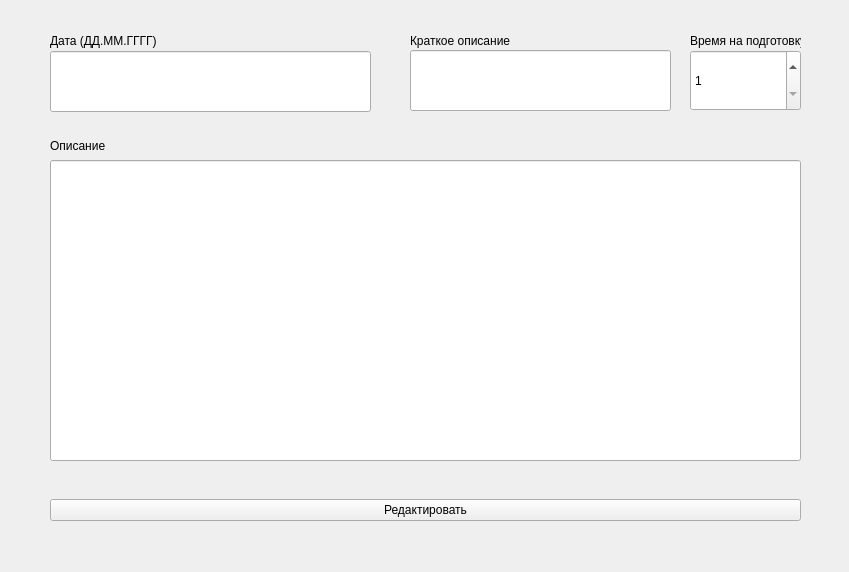
<?xml version="1.0" encoding="UTF-8"?>
<ui version="4.0">
 <class>form</class>
 <widget class="QWidget" name="form">
  <property name="geometry">
   <rect>
    <x>0</x>
    <y>0</y>
    <width>849</width>
    <height>572</height>
   </rect>
  </property>
  <property name="windowTitle">
   <string>Form</string>
  </property>
  <widget class="QLabel" name="label2">
   <property name="geometry">
    <rect>
     <x>410</x>
     <y>30</y>
     <width>261</width>
     <height>21</height>
    </rect>
   </property>
   <property name="text">
    <string>Краткое описание</string>
   </property>
  </widget>
  <widget class="QLabel" name="label3">
   <property name="geometry">
    <rect>
     <x>50</x>
     <y>130</y>
     <width>751</width>
     <height>31</height>
    </rect>
   </property>
   <property name="text">
    <string>Описание</string>
   </property>
  </widget>
  <widget class="QLabel" name="label1">
   <property name="geometry">
    <rect>
     <x>50</x>
     <y>30</y>
     <width>321</width>
     <height>21</height>
    </rect>
   </property>
   <property name="text">
    <string>Дата (ДД.ММ.ГГГГ)</string>
   </property>
  </widget>
  <widget class="QWidget" name="horizontalLayoutWidget">
   <property name="geometry">
    <rect>
     <x>50</x>
     <y>470</y>
     <width>751</width>
     <height>80</height>
    </rect>
   </property>
   <layout class="QHBoxLayout" name="horizontalLayout">
    <item>
     <widget class="QPushButton" name="btnedit2">
      <property name="text">
       <string>Редактировать</string>
      </property>
     </widget>
    </item>
   </layout>
  </widget>
  <widget class="QLineEdit" name="datenote">
   <property name="geometry">
    <rect>
     <x>50</x>
     <y>51</y>
     <width>321</width>
     <height>61</height>
    </rect>
   </property>
  </widget>
  <widget class="QLineEdit" name="shortnote">
   <property name="geometry">
    <rect>
     <x>410</x>
     <y>50</y>
     <width>261</width>
     <height>61</height>
    </rect>
   </property>
  </widget>
  <widget class="QLineEdit" name="fullnote">
   <property name="geometry">
    <rect>
     <x>50</x>
     <y>160</y>
     <width>751</width>
     <height>301</height>
    </rect>
   </property>
  </widget>
  <widget class="QLabel" name="label4">
   <property name="geometry">
    <rect>
     <x>690</x>
     <y>30</y>
     <width>111</width>
     <height>21</height>
    </rect>
   </property>
   <property name="text">
    <string>Время на подготовку</string>
   </property>
  </widget>
  <widget class="QSpinBox" name="timbox">
   <property name="geometry">
    <rect>
     <x>690</x>
     <y>50</y>
     <width>111</width>
     <height>61</height>
    </rect>
   </property>
   <property name="minimum">
    <number>1</number>
   </property>
  </widget>
 </widget>
 <resources/>
 <connections/>
</ui>
